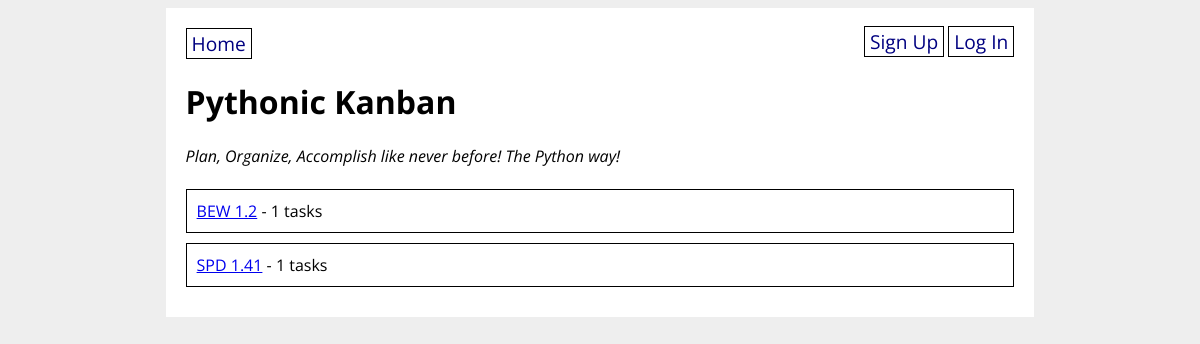
Before: / with the older database file.
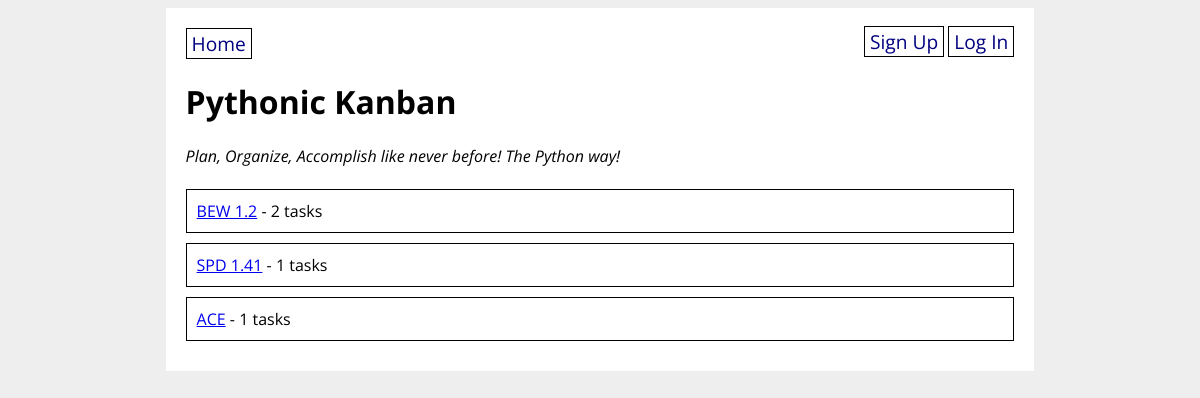
After: the same page with the newer database file.
### final_app/models.py (models this page shows, shortened)
class Sprint(db.Model):
    id = db.Column(db.Integer, primary_key=True)
    name = db.Column(db.String(40), nullable=False)
    tasks = db.relationship("Task", back_populates="sprint")
    created_by_id = db.Column(db.Integer, db.ForeignKey("user.id"))
    created_by = db.relationship("User")

### final_app/main/routes.py (the view)
@main.route("/")
def homepage():
    sprints = Sprint.query.all()
    return render_template("home.html", sprints=sprints)

### final_app/templates/home.html
{% extends "base.html" %}
{% block content %}
<h1>Pythonic Kanban</h1>
<i>Plan, Organize, Accomplish like never before! The Python way!</i>
<br><br>
{% for sprint in sprints %}
<div class="store">
  <a href="/sprint/{{ sprint.id }}">{{ sprint.name }}</a> - {{ sprint.tasks|length }} tasks
</div>
{% endfor %}
{% endblock %}

### final_app/templates/base.html (shortened to what this page needs)
<!DOCTYPE html>
<html>
<head>
  <link rel="stylesheet" href="/static/style.css">
</head>
<body>
  <div id="content">
    <nav>
      <a href="/">Home</a>
      <div>
        {% if current_user.is_authenticated %}
        <a href="/create_task">Create Task</a>
        <a href="/create_sprint">Create Sprint</a>
        <a href="/logout">Log Out</a>
        {% else %}
        <a href="/signup">Sign Up</a>
        <a href="/login">Log In</a>
        {% endif %}
      </div>
    </nav>
    {% block content %}{% endblock %}
  </div>
</body>
</html>

### final_app/static/style.css (style rules this page uses)
body { display: flex; flex-direction: column; align-items: center; background-color: #eee; font-family: "Open Sans", sans-serif; }
#content { width: 70%; background-color: white; padding: 20px; }
nav { width: 100%; display: flex; flex-direction: row; justify-content: space-between; }
nav a { color: navy; text-decoration: none; border: 1px solid black; padding: 1px 5px; font-size: 1.2em; }
div.store { border: 1px solid black; padding: 10px; margin-bottom: 10px; }

Changed rows visible on the page:
computed for Sprint "BEW 1.2": tasks|length "1" → "2"
added Sprint: name "ACE", tasks|length "1"
